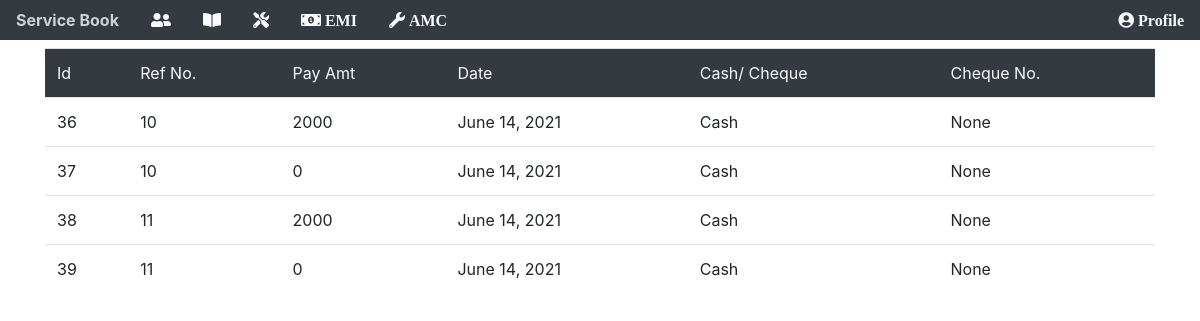
Before: /payment_data (signed in) with the older database file.
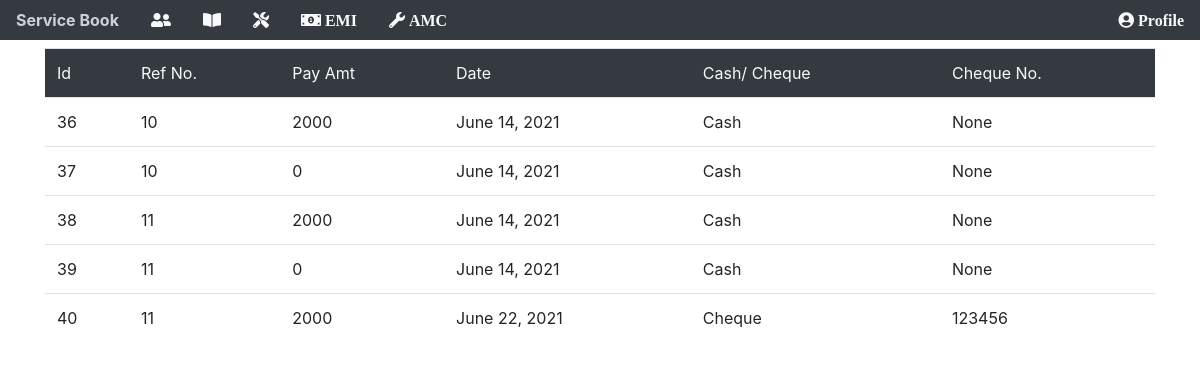
After: the same page with the newer database file.
### app/models.py (models this page shows, shortened)
class paymentOnEmi(models.Model):
    refNo = models.IntegerField()
    paidAmount = models.IntegerField()
    paymentDate = models.DateField(auto_now=False, auto_now_add=False)
    cashCheque = models.CharField(max_length=100, null=True)
    chequeNo = models.CharField(max_length=10, null=True, blank=True)

### app/views.py (the view)
# urls.py: path('payment_data', views.payment_data, name="payment_data"),
@login_required(login_url="/login")
def payment_data(request):
    pdd = paymentOnEmi.objects.all()
    return render(request, "pdata.html", {"pdd": pdd})

### templates/pdata.html
{% include "base.html" %} {% block content %}
<div class="container">
  <table class="table table-hover mt-2">
    <thead>
      <tr class="bg-dark text-light">
        <td>Id</td>
        <td>Ref No.</td>
        <td>Pay Amt</td>
        <td>Date</td>
        <td>Cash/ Cheque</td>
        <td>Cheque No.</td>
      </tr>
    </thead>
    <tbody>
      {% for pd in pdd %}
      <tr>
        <td>{{pd.id}}</td>
        <td>{{pd.refNo}}</td>
        <td>{{pd.paidAmount}}</td>
        <td>{{pd.paymentDate}}</td>
        <td>{{pd.cashCheque}}</td>
        <td>{{pd.chequeNo}}</td>
      </tr>
      {% endfor %}
    </tbody>
  </table>
</div>
{% endblock %}

Changed rows visible on the page:
added paymentOnEmi: id "40", refNo "11", paidAmount "2000", paymentDate "June 22, 2021", cashCheque "Cheque", chequeNo "123456"
